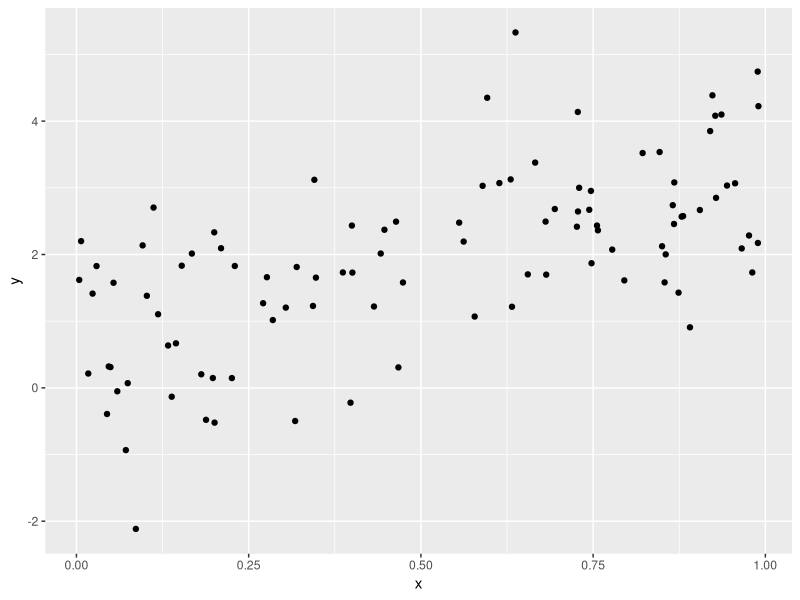

The R source for this figure:
## ---- chunk 1
library(tidyverse)

plot_df = 
  tibble(x = runif(100),
         y = 1 + 2 * x + rnorm(100)
  )

plot_df |>
  ggplot(aes(x = x, y = y)) +
  geom_point()
